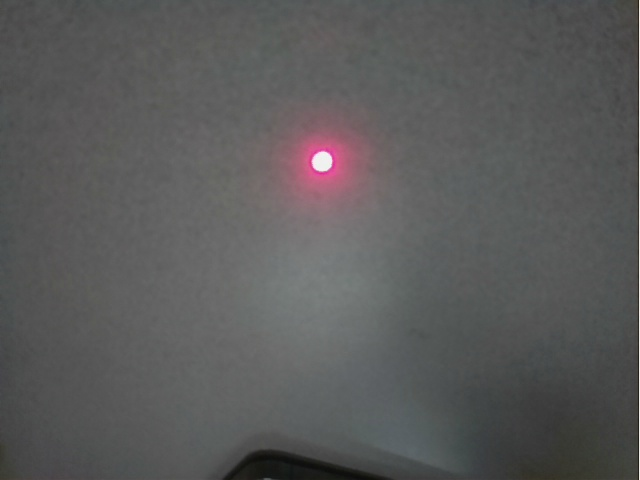
#> input picture LaserPath/RawImages/Raw2.jpg, 640 x 480 px, found by its file name
$ python YUVmap.py
#> lines starting #> are read from the running program, lines starting #| are printed output that depends on the picture
import cv2
import numpy as np
import matplotlib.pyplot as plt

# Load the image
image = cv2.imread('LaserPath/RawImages/Raw2.jpg')
#> image is the input picture: shape (480, 640, 3); mean B, G, R 89.9, 89.9, 90.4
yuv_image = cv2.cvtColor(image, cv2.COLOR_BGR2YUV)
#> yuv_image: shape (480, 640, 3); mean of channels 0, 1, 2 90.1, 127.9, 128.2

# np.savetxt("LaserPath/YUVmap/Y_map.txt", Y, delimiter=",", fmt='%d')

Y, U, V = cv2.split(yuv_image)
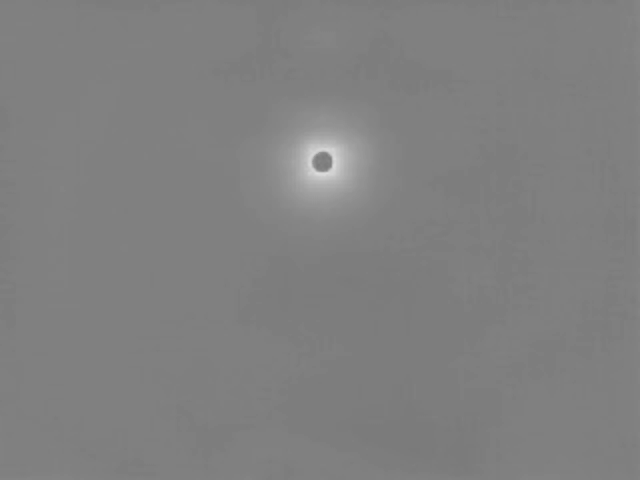
#> V: shape (480, 640); min 122, max 222, mean 128.2
cv2.imwrite("LaserPath/ProcessedImages/Raw2/Y_map.png", Y)
cv2.imwrite("LaserPath/ProcessedImages/Raw2/U_map.png", U)
cv2.imwrite("LaserPath/ProcessedImages/Raw2/V_map.png", V)

# Display results and save plots
fig, ax = plt.subplots(1, 4, figsize=(15, 5))

titles = ["Original Image", "Y", "U", "V"]
images = [cv2.cvtColor(image, cv2.COLOR_BGR2RGB), Y, U, V]
cmaps = [None, "gray", "gray", "gray"]

for i in range(4):
    im = ax[i].imshow(images[i], cmap=cmaps[i])
    ax[i].set_title(titles[i])
    ax[i].axis("off")

    if i > 0:
        cbar = fig.colorbar(im, ax=ax[i])
        cbar.ax.tick_params(labelsize=8)

# Save the combined figure
plt.savefig("LaserPath/ProcessedImages/Raw2/YUVmap.png", bbox_inches="tight", dpi=300)
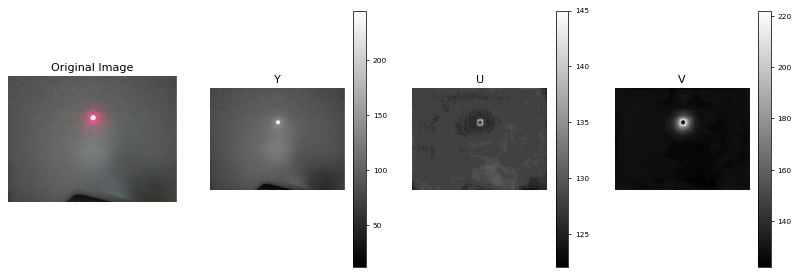
#> figure drawn by matplotlib, 7 panels

$ run again, with LaserPath/RawImages/Raw1.jpg copied over LaserPath/RawImages/Raw2.jpg
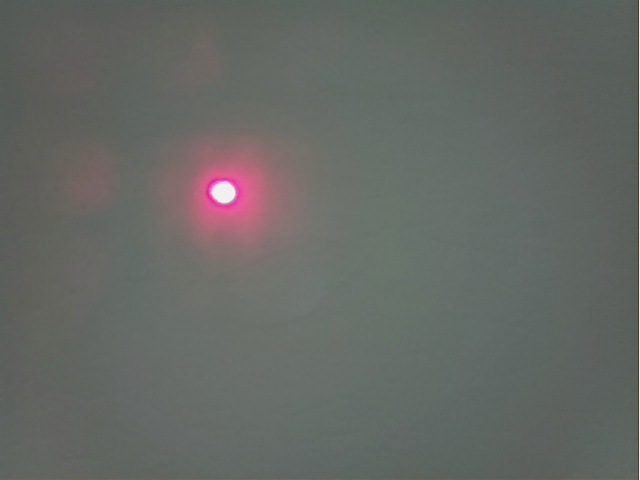
#> input picture LaserPath/RawImages/Raw1.jpg, 640 x 480 px, found by its file name
#> image is the input picture: shape (480, 640, 3); mean B, G, R 100.3, 104.3, 101.6
#> yuv_image: shape (480, 640, 3); mean of channels 0, 1, 2 103.1, 126.7, 126.5
#> `Y, U, V = cv2.split(yuv_image)`:
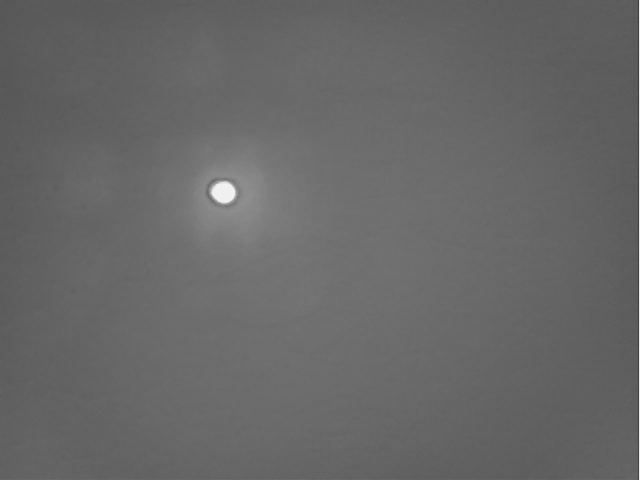
#> Y: shape (480, 640); min 61, max 245, mean 103.1
#> `Y, U, V = cv2.split(yuv_image)`:
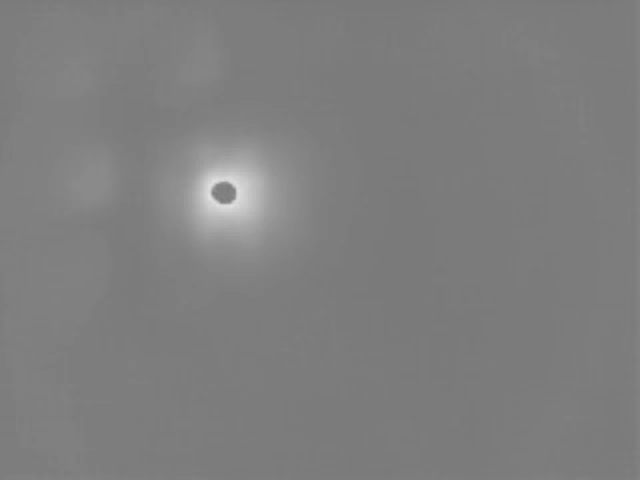
#> V: shape (480, 640); min 121, max 226, mean 126.5

$ run again, with LaserPath/RawImages/CB1.jpg copied over LaserPath/RawImages/Raw2.jpg
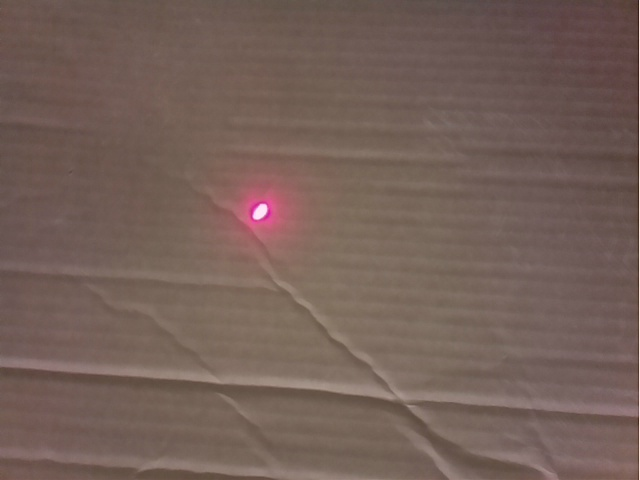
#> input picture LaserPath/RawImages/CB1.jpg, 640 x 480 px, found by its file name
#> image is the input picture: shape (480, 640, 3); mean B, G, R 88, 95.8, 116.5
#> yuv_image: shape (480, 640, 3); mean of channels 0, 1, 2 101, 121.7, 141.4
#> `Y, U, V = cv2.split(yuv_image)`:
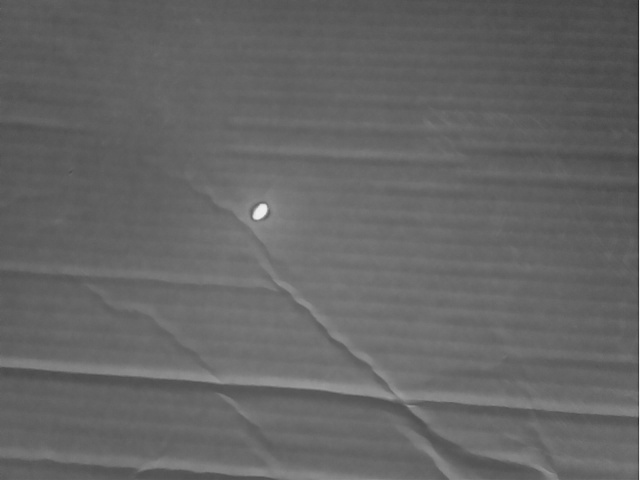
#> Y: shape (480, 640); min 33, max 240, mean 101
#> `Y, U, V = cv2.split(yuv_image)`:
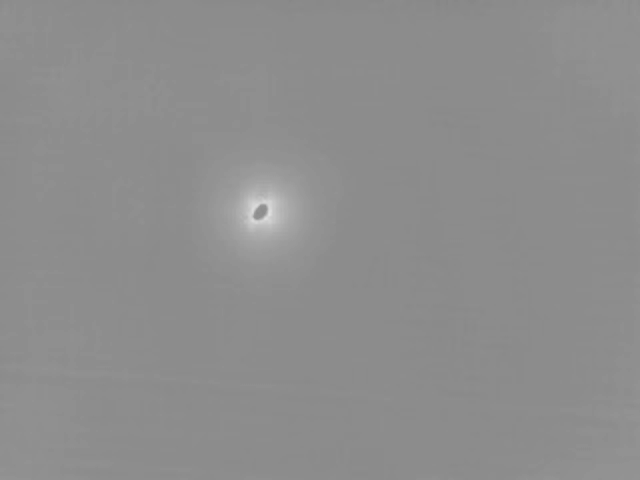
#> V: shape (480, 640); min 135, max 225, mean 141.4

$ run again, with LaserPath/RawImages/FE1.jpg copied over LaserPath/RawImages/Raw2.jpg
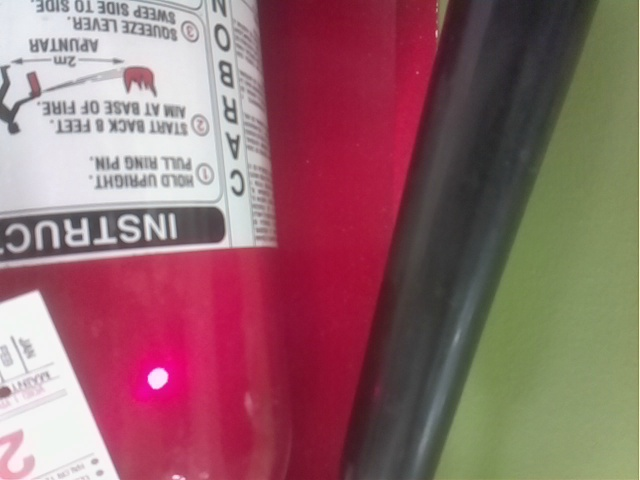
#> input picture LaserPath/RawImages/FE1.jpg, 640 x 480 px, found by its file name
#> image is the input picture: shape (480, 640, 3); mean B, G, R 107.1, 103.2, 146.5
#> yuv_image: shape (480, 640, 3); mean of channels 0, 1, 2 116.6, 123.4, 154.2
#> `Y, U, V = cv2.split(yuv_image)`:
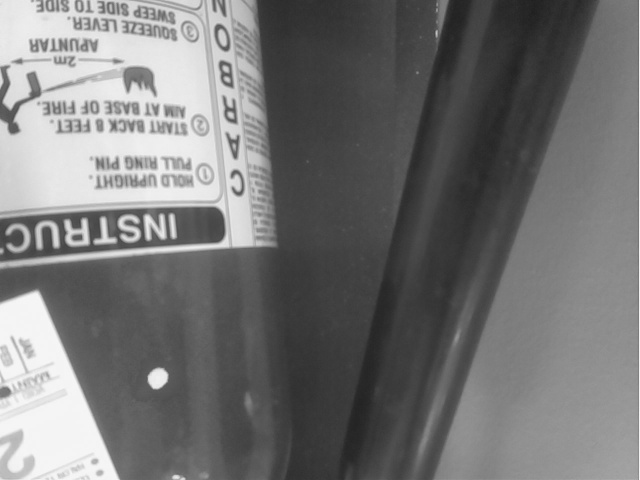
#> Y: shape (480, 640); min 31, max 248, mean 116.6
#> `Y, U, V = cv2.split(yuv_image)`:
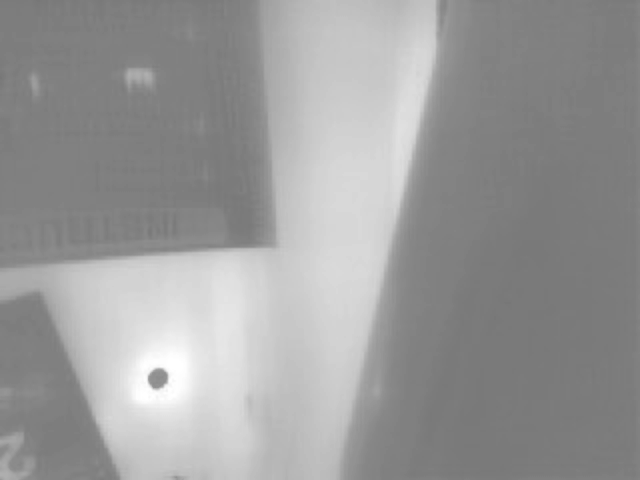
#> V: shape (480, 640); min 119, max 255, mean 154.2
